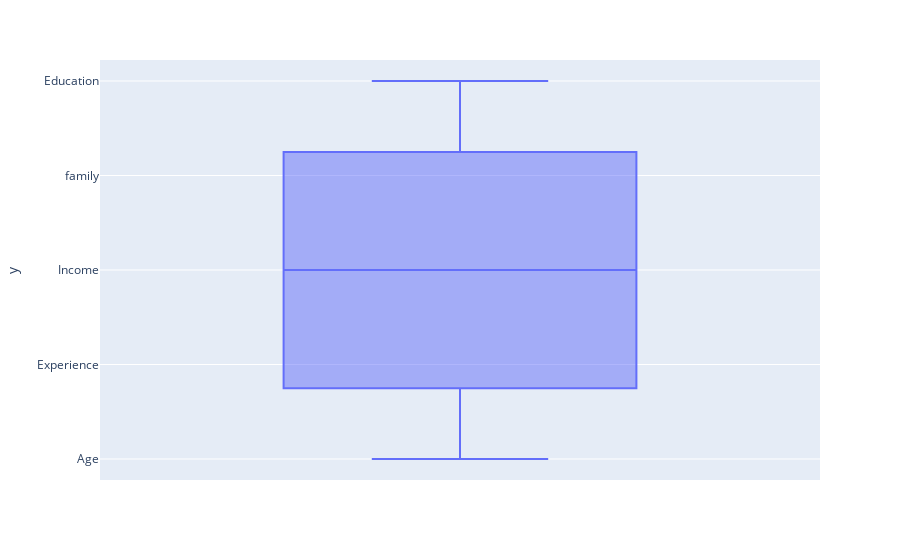

Notebook cell for this chart:
### Code cell
fig = ps.box(df,y = ['Age', 'Experience', 'Income', 'family','Education'])
fig.show()

### Figure 1 — Plotly figure (JSON) as saved in the notebook; plotly's stock layout.template omitted (floating-point values rounded to 4 significant figures)
{"data": [{"alignmentgroup": "True", "hovertemplate": "y=%{y}<extra></extra>", "legendgroup": "", "marker": {"color": "#636efa"}, "name": "", "notched": false, "offsetgroup": "", "orientation": "v", "showlegend": false, "type": "box", "x0": " ", "xaxis": "x", "y": ["Age", "Experience", "Income", "family", "Education"], "y0": " ", "yaxis": "y"}], "layout": {"autosize": true, "boxmode": "group", "legend": {"tracegroupgap": 0}, "margin": {"t": 60}, "xaxis": {"anchor": "y", "autorange": true, "domain": [0, 1], "range": [-0.5, 0.5], "type": "category"}, "yaxis": {"anchor": "x", "autorange": true, "domain": [0, 1], "range": [-0.2222, 4.222], "title": {"text": "y"}, "type": "category"}}}
